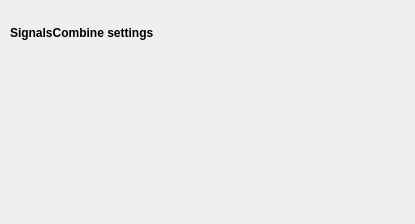
<?xml version="1.0" encoding="UTF-8"?>
<ui version="4.0">
 <class>SignalsCombineSettingsView</class>
 <widget class="QWidget" name="SignalsCombineSettingsView">
  <property name="geometry">
   <rect>
    <x>0</x>
    <y>0</y>
    <width>415</width>
    <height>224</height>
   </rect>
  </property>
  <property name="windowTitle">
   <string>Form</string>
  </property>
  <widget class="QWidget" name="layoutWidget">
   <property name="geometry">
    <rect>
     <x>10</x>
     <y>10</y>
     <width>248</width>
     <height>46</height>
    </rect>
   </property>
   <layout class="QGridLayout" name="gridLayout_2">
    <item row="0" column="0" colspan="2">
     <widget class="QLabel" name="label_8">
      <property name="font">
       <font>
        <weight>75</weight>
        <bold>true</bold>
       </font>
      </property>
      <property name="text">
       <string>SignalsCombine settings</string>
      </property>
     </widget>
    </item>
   </layout>
  </widget>
 </widget>
 <resources/>
 <connections/>
 <slots>
  <slot>on_choose()</slot>
  <slot>on_input_format_changed()</slot>
 </slots>
</ui>
